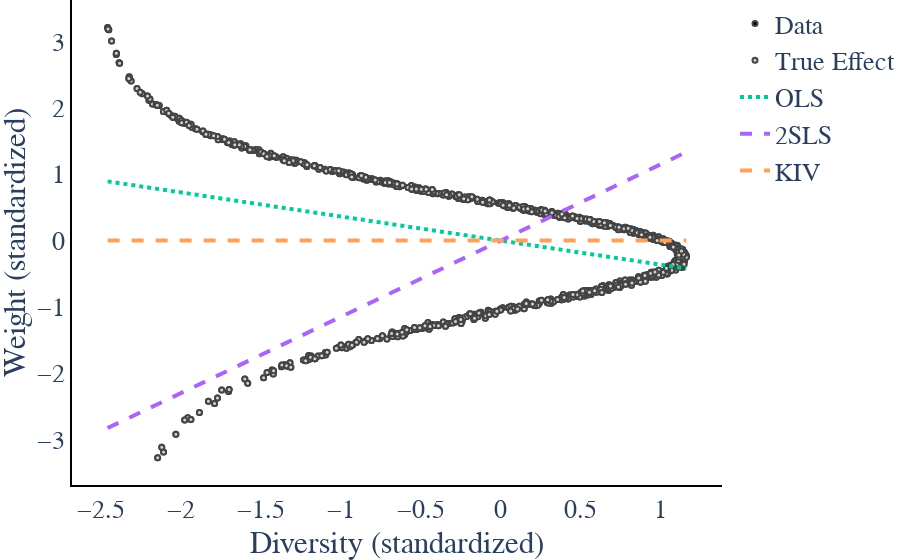

Notebook code for this chart:
### Code cell
# Shannon Estimation
x, y, ytrue, xstar, xstar_bound, ystar_ols, ystar_2sls, ystar_kiv, results = run_diversity_estimation_methods(
    Z_sim, div_shannon, Y_sim, Ytrue=Y_star, methods=["OLS", "2SLS", "KIV"])

fig = plot_diversity_methods(x, y, xstar, xstar_bound, ystar_ols, ystar_2sls, ystar_kiv, results, ytrue)
fig.write_image(os.path.join(savepath,
                             "ShannonDiversity_" +str(p)+"InstrumentStrength_"+str(instrument_strength)+".pdf" ))

fig.show()

### Figure 1 — Plotly figure (JSON) as saved in the notebook; plotly's stock layout.template omitted (floating-point values rounded to 4 significant figures; data arrays with more than 128 entries replaced by an {"elided": "..."} marker saying what was removed)
{"data": [{"line": {"width": 4}, "marker": {"color": "black", "line": {"width": 2}, "size": 5}, "mode": "markers", "name": "Data", "type": "scatter", "x": {"elided": "1000 float values"}, "y": {"elided": "1000 float values"}}, {"line": {"width": 4}, "marker": {"color": "lightgrey", "line": {"width": 2}, "size": 5}, "mode": "markers", "name": "True Effect", "type": "scatter", "x": {"elided": "1000 float values"}, "y": {"elided": "1000 float values"}}, {"line": {"dash": "dot", "width": 4}, "marker": {"line": {"width": 2}, "size": 5}, "mode": "lines", "name": "OLS", "type": "scatter", "x": [-2.457, -2.332, -2.208, -2.083, -1.958, -1.834, -1.709, -1.584, -1.459, -1.335, -1.21, -1.085, -0.9604, -0.8357, -0.711, -0.5863, -0.4615, -0.3368, -0.2121, -0.08736, 0.03737, 0.1621, 0.2868, 0.4115, 0.5363, 0.661, 0.7857, 0.9104, 1.035, 1.16], "y": [0.8925, 0.8472, 0.8019, 0.7566, 0.7113, 0.666, 0.6207, 0.5754, 0.5301, 0.4848, 0.4395, 0.3942, 0.3489, 0.3036, 0.2582, 0.2129, 0.1676, 0.1223, 0.07703, 0.03173, -0.01357, -0.05888, -0.1042, -0.1495, -0.1948, -0.2401, -0.2854, -0.3307, -0.376, -0.4213]}, {"line": {"dash": "dash", "width": 4}, "marker": {"line": {"width": 2}, "size": 5}, "mode": "lines", "name": "2SLS", "type": "scatter", "x": [-2.457, -2.332, -2.208, -2.083, -1.958, -1.834, -1.709, -1.584, -1.459, -1.335, -1.21, -1.085, -0.9604, -0.8357, -0.711, -0.5863, -0.4615, -0.3368, -0.2121, -0.08736, 0.03737, 0.1621, 0.2868, 0.4115, 0.5363, 0.661, 0.7857, 0.9104, 1.035, 1.16], "y": [-2.826, -2.682, -2.539, -2.396, -2.252, -2.109, -1.965, -1.822, -1.678, -1.535, -1.391, -1.248, -1.105, -0.9611, -0.8177, -0.6742, -0.5308, -0.3873, -0.2439, -0.1005, 0.04298, 0.1864, 0.3299, 0.4733, 0.6167, 0.7602, 0.9036, 1.047, 1.191, 1.334]}, {"line": {"dash": "dash", "width": 4}, "marker": {"line": {"width": 2}, "size": 5}, "mode": "lines", "name": "KIV", "type": "scatter", "x": [-2.457, -2.332, -2.208, -2.083, -1.958, -1.834, -1.709, -1.584, -1.459, -1.335, -1.21, -1.085, -0.9604, -0.8357, -0.711, -0.5863, -0.4615, -0.3368, -0.2121, -0.08736, 0.03737, 0.1621, 0.2868, 0.4115, 0.5363, 0.661, 0.7857, 0.9104, 1.035, 1.16], "y": [4.265e-05, 4.302e-05, 4.351e-05, 4.414e-05, 4.492e-05, 4.587e-05, 4.703e-05, 4.838e-05, 4.992e-05, 5.16e-05, 5.33e-05, 5.49e-05, 5.625e-05, 5.723e-05, 5.775e-05, 5.784e-05, 5.756e-05, 5.708e-05, 5.657e-05, 5.624e-05, 5.622e-05, 5.659e-05, 5.736e-05, 5.842e-05, 5.959e-05, 6.065e-05, 6.131e-05, 6.136e-05, 6.066e-05, 5.92e-05]}], "layout": {"font": {"family": "serif", "size": 26}, "margin": {"b": 0, "l": 0, "r": 0, "t": 0}, "plot_bgcolor": "rgba(0,0,0,0)", "xaxis": {"linecolor": "black", "linewidth": 2, "showline": true, "title": {"text": "Diversity (standardized)"}}, "yaxis": {"linecolor": "black", "linewidth": 2, "showline": true, "title": {"text": "Weight (standardized)"}}}}
